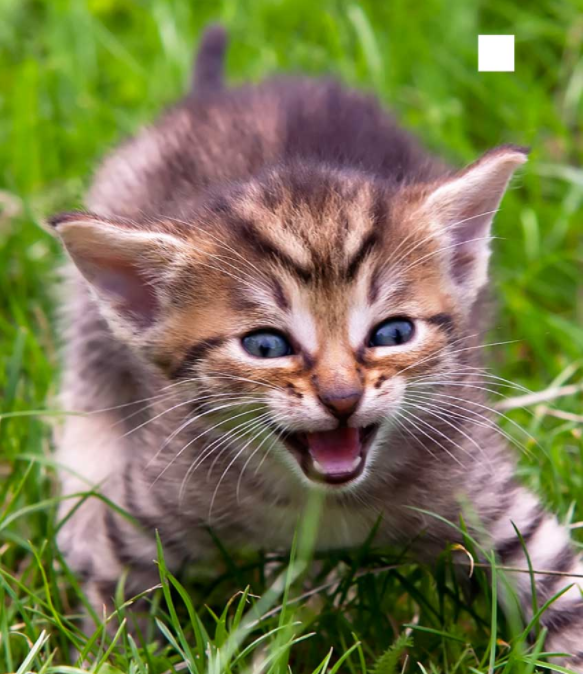
#> input picture DeepLearning_IMGPR/Images/2.png, 583 x 674 px, found by its file name
$ python Crop.py
#> lines starting #> are read from the running program, lines starting #| are printed output that depends on the picture
import cv2

img = cv2.imread("C://Users//KARTHIK//OneDrive//Desktop//INFOSYS//2.png")
#> img is the input picture: shape (674, 583, 3); mean B, G, R 77.2, 120.1, 120
cropped = img[50:200, 100:300]
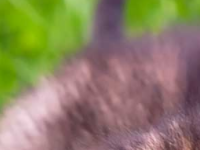
#> cropped: shape (150, 200, 3); mean B, G, R 98.8, 129.4, 140.7

cv2.imshow('Cropped Image', cropped)
cv2.waitKey(0)
cv2.destroyAllWindows()

$ run again, with DeepLearning_IMGPR/Images/1.png copied over DeepLearning_IMGPR/Images/2.png
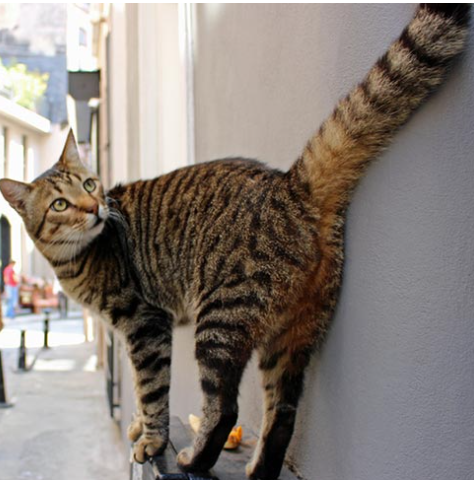
#> input picture DeepLearning_IMGPR/Images/1.png, 474 x 480 px, found by its file name
#> img is the input picture: shape (480, 474, 3); mean B, G, R 121, 127.6, 136.9
#> `cropped = img[50:200, 100:300]`:
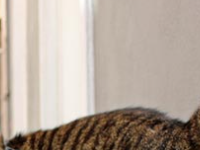
#> cropped: shape (150, 200, 3); mean B, G, R 156.7, 168.1, 181.6

$ run again, with DeepLearning_IMGPR/Images/10.png copied over DeepLearning_IMGPR/Images/2.png
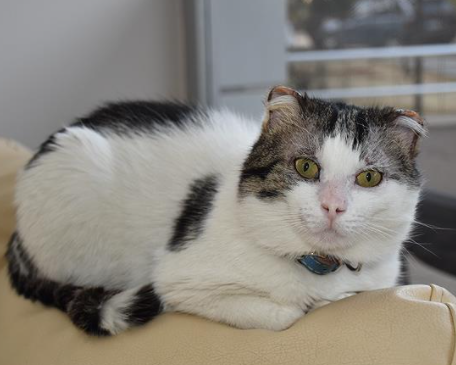
#> input picture DeepLearning_IMGPR/Images/10.png, 456 x 365 px, found by its file name
#> img is the input picture: shape (365, 456, 3); mean B, G, R 124.5, 131.9, 136.3
#> `cropped = img[50:200, 100:300]`:
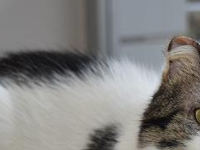
#> cropped: shape (150, 200, 3); mean B, G, R 127.8, 129.5, 130.6

$ run again, with DeepLearning_IMGPR/Images/11.png copied over DeepLearning_IMGPR/Images/2.png
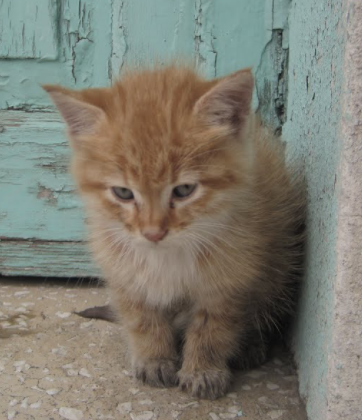
#> input picture DeepLearning_IMGPR/Images/11.png, 362 x 420 px, found by its file name
#> img is the input picture: shape (420, 362, 3); mean B, G, R 113.1, 124.1, 125.8
#> `cropped = img[50:200, 100:300]`:
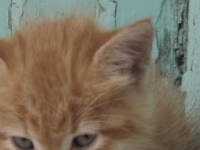
#> cropped: shape (150, 200, 3); mean B, G, R 93.2, 110.9, 124.2
